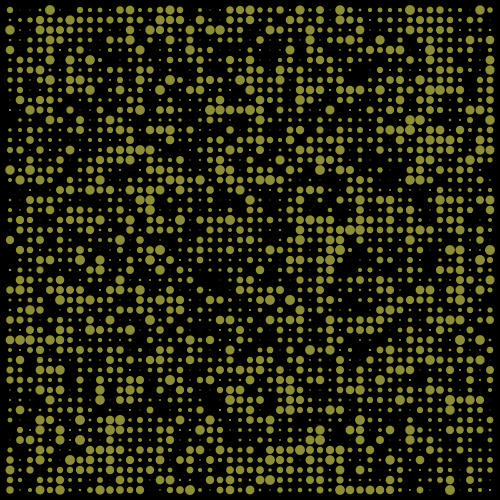
Frame 1 (no input)
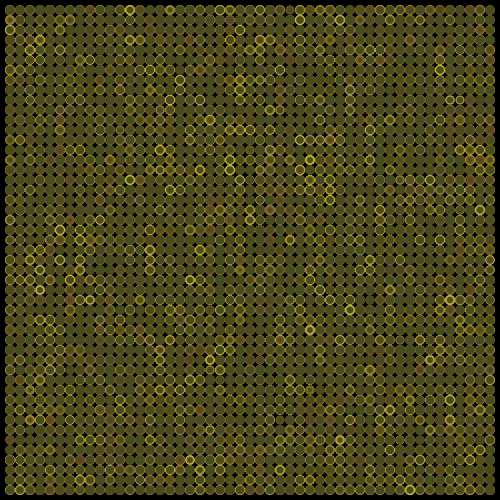
Frame 60 (the mouse pressed at the canvas centre just before this capture)
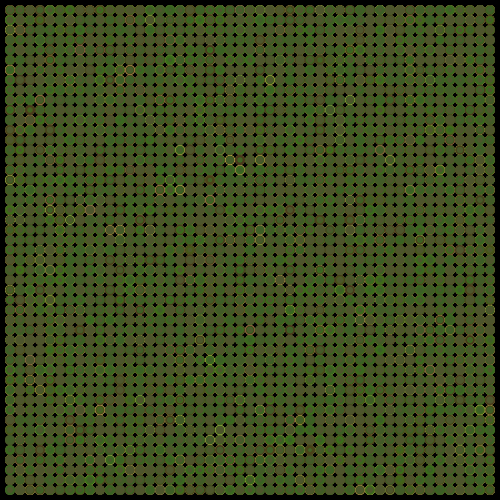
Frame 120 (the mouse held since frame 60 and released just before this capture)

The Processing sketch that drew these frames (run headless with seeded random() and noise(); from frame 60 on, the mouse is pressed at the canvas centre):

// Processing sketch: processing_175892
// ── processing_175892.pde


float col, col2, col3;
float randEl;

void setup(){
size(500, 500);
background(0);
smooth();
noStroke();
col = 0.1;
col2 = 0.1;
col3 = 0.1;
}

void draw(){
  
fill(noise(col)*255, noise(col2)*255, noise(col3)*105);
//translate(width/2, height/2);
for( int i = 10; i < 500 ; i+=10){
  for(int j = 10; j < 500 ; j+=10){
    randEl = random(0.1, 10);
ellipse(i, j, randEl, randEl);
  }
}



col += random(0, 0.1);
col2 += random(0, 0.1);
col3 += random(0, 0.1);
}
